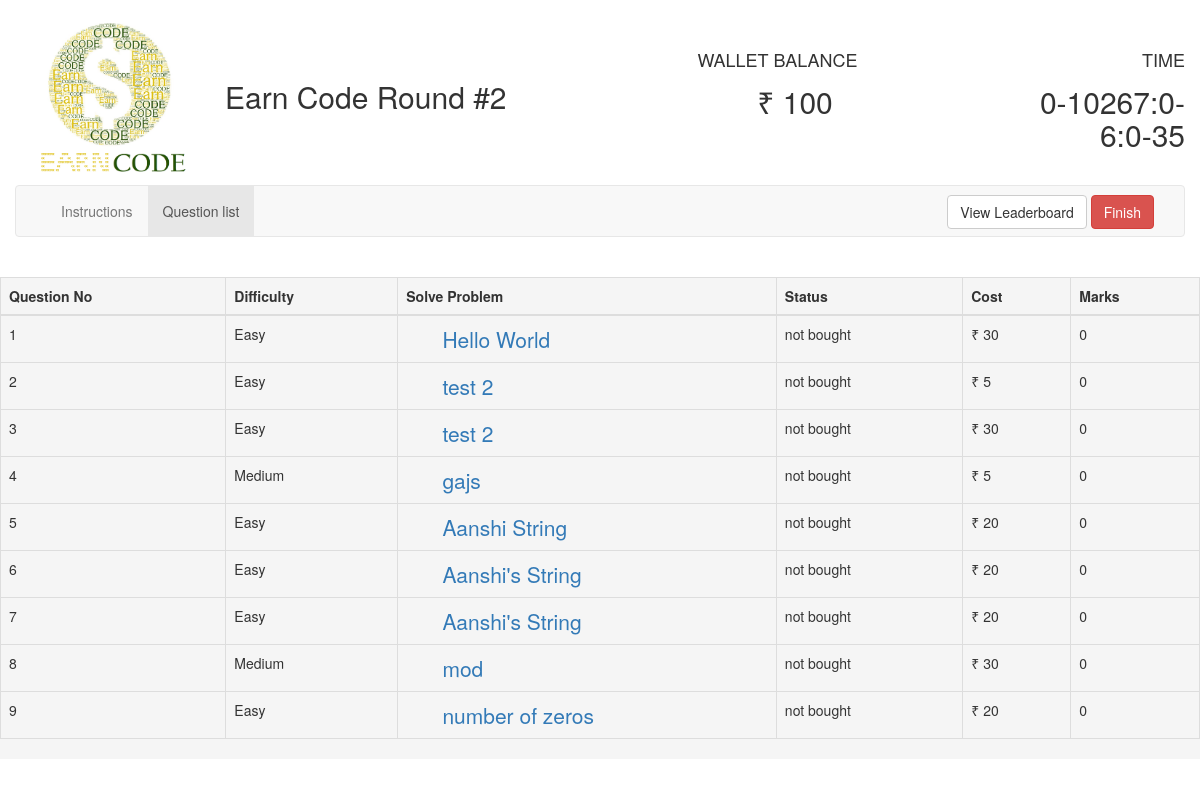
Page /comp/question/8/ on the committed database.
### round2/models.py (models this page shows, shortened)
class Question(models.Model):
    question = models.TextField(max_length=4000)
    question_title = models.CharField(max_length=2000)
    input = models.CharField(default=0, max_length=5000)
    correct_op = models.CharField(default=0, max_length=10000)
    explanation = models.CharField(max_length=7000)
    test_input = models.CharField(max_length=100000)
    test_output = models.CharField(max_length=10000)
    cost = models.IntegerField()
    user = models.ManyToManyField(User, null=True, through="Score")
    type = models.CharField(default="Easy", max_length=10)

### round2/views.py (the view)
# urls.py: url(r'^question/(?P<user_id>[0-9]+)/$', views.question, name="question"),
def question(request, user_id):
    all_questions = Question.objects.all()
    current_user = User.objects.get(pk=user_id)
    jsonDec = json.decoder.JSONDecoder()
    current_user.total_score = 0
    temp = 0
    question_list = []
    for questions in all_questions:
        if current_user in questions.user.all():
            question_list.append({"question": questions,
                                  "status": "bought",
                                  "cost": questions.cost,
                                  "difficulty": questions.type,
                                  "question_score": Score.objects.get(user_f=current_user, question_f=questions).score})
        else:
            question_list.append({"question": questions,
                                  "status": "not bought",
                                  "cost": questions.cost,
                                  "difficulty": questions.type,
                                  "question_score": 0
                                  })
    current_user.total_score = temp
    current_user.save()
    print(current_user.total_score)
    return render(request, 'round2/select_questions_new.html',
                  {'buyed_questions': '', 'all_questions': all_questions, 'user_id': user_id,
                   'remaining_time': current_user.end_time - time.time(), 'question_list': question_list,
                   'money': current_user.money})

### round2/templates/round2/select_questions_new.html (shortened to what this page needs)
<!DOCTYPE html>
<html lang="en">
{% load staticfiles %}
<head>
    <link href="{% static '/css/font.css' %}" rel="stylesheet">
    <link rel="stylesheet"
          href="{% static '/css/jquery-ui.min.css' %}">
    <link rel="stylesheet" href="{% static '/css/bootstrap.min.css' %}">
</head>
<body>
<br>
<div class="container-fluid">
    <div class="container">
        <div class="row">
            <div class="col-md-2">
                <img alt="EarnCode"
                     src="{% static '/round2/images/ea.png' %}" width="100%">
            </div>
            <div class="col-md-4">
                <h2 style="margin-top: 60px;">Earn Code Round #2</h2>
            </div>
            <div class="col-md-2 col-md-offset-1">
                <div class="row"><h4 style="margin-top: 30px; margin-bottom: -5px;">WALLET BALANCE</h4></div>
                <div class="row text-center"><h2><span id="">&#8377; {{ money }}</span></h2></div>
            </div>
            <div class="col-md-2 col-md-offset-1 text-right">
                <div class="row"><h4 style="margin-top: 30px; margin-bottom: -5px;">TIME</h4></div>
                <div class="row"><h2><span id="time1">time</span></h2></div>
            </div>
        </div>
    </div>
    <nav class="navbar navbar-default">
        <div class="container-fluid">
            <div class="collapse navbar-collapse" id="bs-example-navbar-collapse-1">
                <ul class="nav navbar-nav">
                    <li id="instruction_tab"><a onclick="showInstructions();">Instructions</a></li>
                    <li class="active" id="question_tab"><a onclick="showQuestions()">Question list</a></li>
                </ul>
                <form action="{% url 'round2:leaderboard' user_id %}" method="post" class="navbar-form navbar-right"
                      style="margin-bottom: -8px;margin-top: 1px;">
                    <button type="submit" class="btn btn-default navbar-btn" id="leader" name="leader">View
                        Leaderboard
                    </button>
                    <button type="button" class="btn btn-default navbar-btn btn-danger" onclick="prompt_user()">
                        Finish
                    </button>
                </form>
            </div>
        </div>
    </nav>
    <br>
    <div class="row leader" id="question_list">
        <div class="table-responsive">
            <table class="table table-bordered white">
                <thead class="thead-inverse">
                <tr>
                    <th>Question No</th>
                    <th>Difficulty</th>
                    <th>Solve Problem</th>
                    <th>Status</th>
                    <th>Cost</th>
                    <th>Marks</th>
                </tr>
                </thead>
                <tbody id="table_body">
                {% for question in question_list %}
                    <tr id="{{ forloop.counter }}">
                        <td>{{ forloop.counter }}</td>
                        <td>{{ question.difficulty }}</td>
                        <td><a href="{% url 'round2:question_details' user_id question.question.pk %}"
                               style=" font-size: 150%; text-align:left; margin-left:10%;">{{ question.question.question_title }}</a>
                        </td>
                        <td>{{ question.status }}</td>
                        <td>&#8377; {{ question.cost }}</td>
                        <td>{{ question.question_score }}</td>
                    </tr>
                {% endfor %}
                </tbody>
            </table>
        </div>
    </div>
</div>
</body>
</html>

### round2/templates/round2/select_questions_new.html (style rules this page uses)
.leader { background: whitesmoke; }

### rows in the picture
Question: difficulty "Easy", question.question_title "Hello World", status "not bought", cost "30", question_score "0"
Question: difficulty "Easy", question.question_title "test 2", status "not bought", cost "5", question_score "0"
Question: difficulty "Easy", question.question_title "test 2", status "not bought", cost "30", question_score "0"
Question: difficulty "Medium", question.question_title "gajs", status "not bought", cost "5", question_score "0"
Question: difficulty "Easy", question.question_title "Aanshi String", status "not bought", cost "20", question_score "0"
Question: difficulty "Easy", question.question_title "Aanshi's String", status "not bought", cost "20", question_score "0"
Question: difficulty "Easy", question.question_title "Aanshi's String", status "not bought", cost "20", question_score "0"
Question: difficulty "Medium", question.question_title "mod", status "not bought", cost "30", question_score "0"
Question: difficulty "Easy", question.question_title "number of zeros", status "not bought", cost "20", question_score "0"

### other values in the picture
{{ money }} "100"
